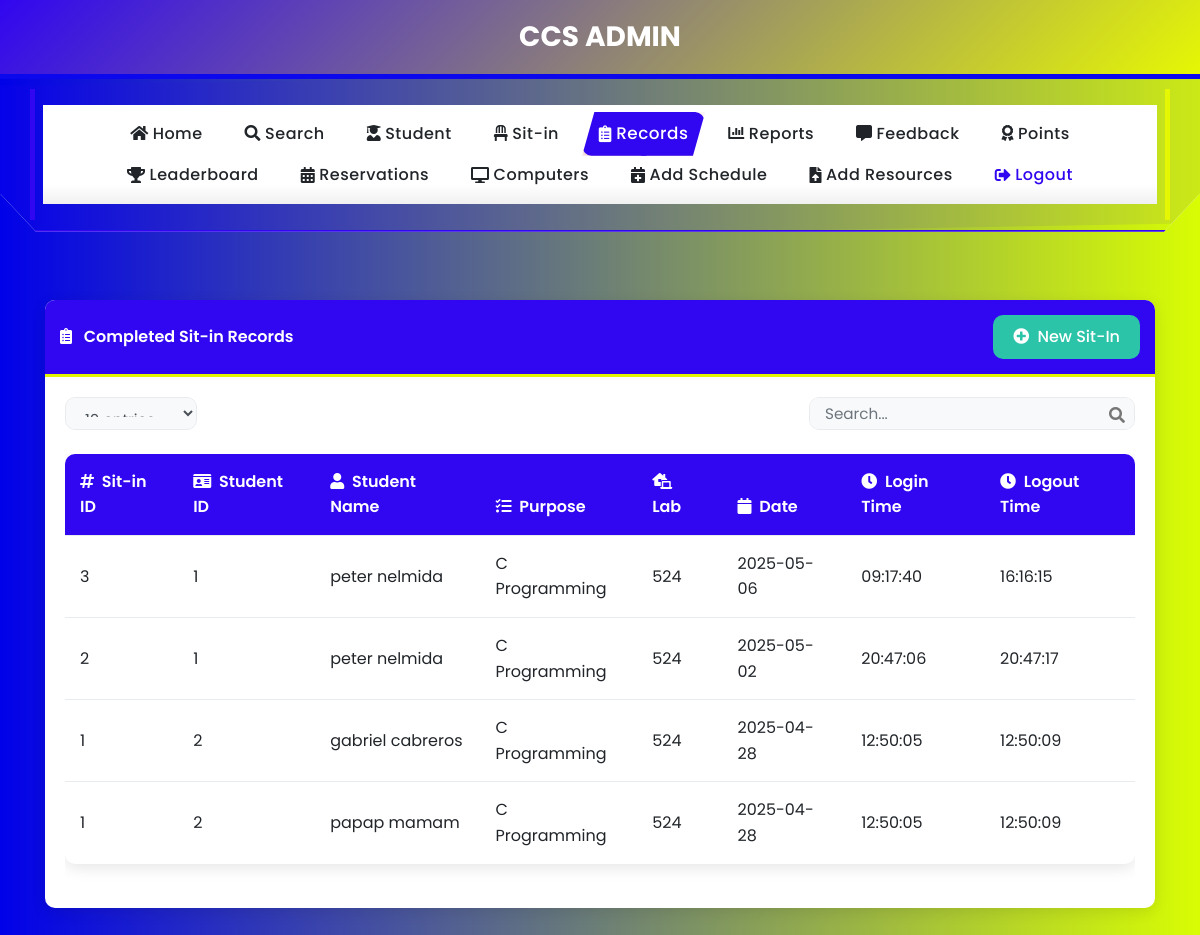
The page /current_sitins (signed in) on the database as committed earlier.
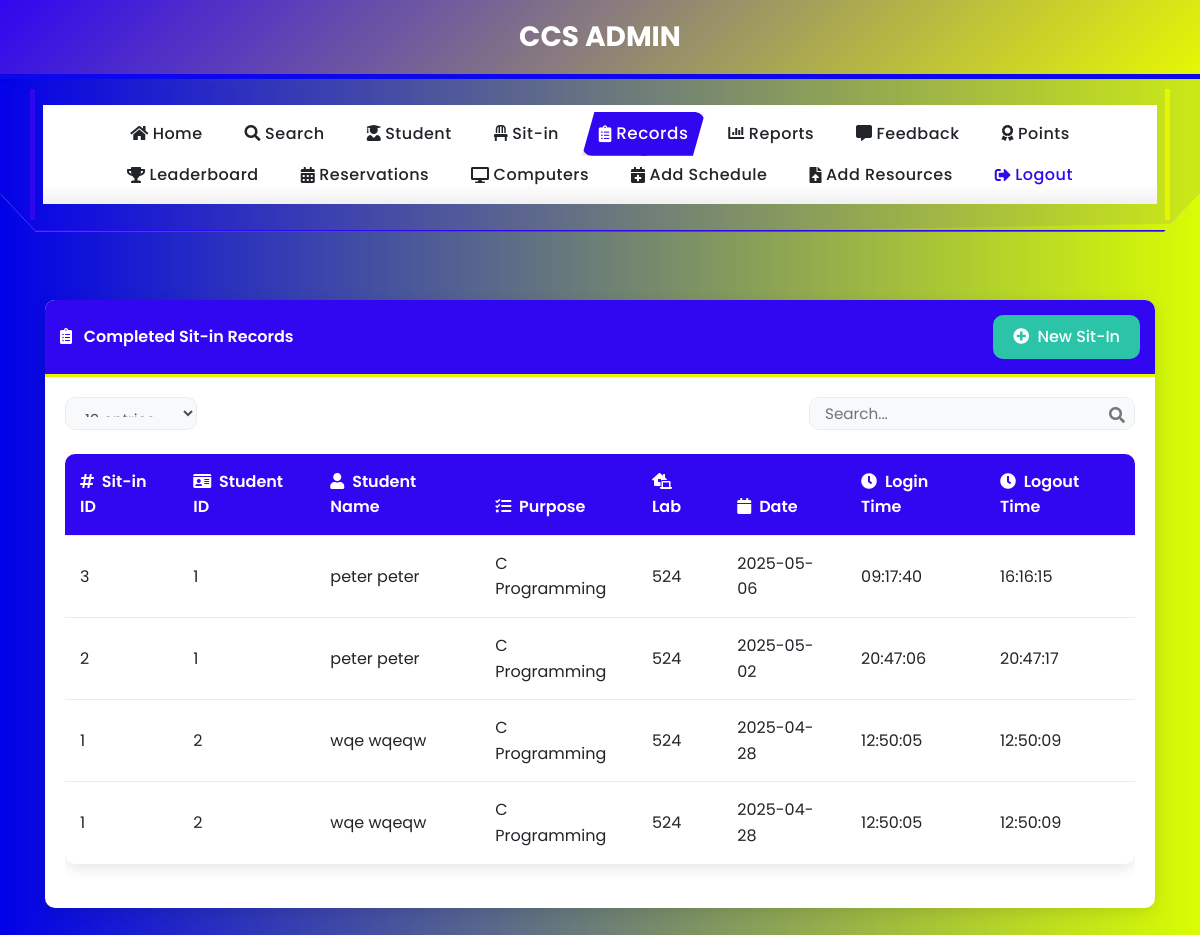
The same page on the database as committed later.
### tables this page shows
CREATE TABLE sitins (
                id INTEGER PRIMARY KEY,
                student_id TEXT,
                lab_number TEXT,
                purpose TEXT,
                login_date TEXT DEFAULT (date('now', 'localtime')),
                login_time TEXT,
                logout_time TEXT,
                status TEXT,
                timestamp DATETIME DEFAULT CURRENT_TIMESTAMP,
                feedback TEXT,
                feedback_response TEXT,
                created_at TEXT, subject TEXT, professor TEXT,
                FOREIGN KEY (student_id) REFERENCES users (idno)
            );

CREATE TABLE users
(id INTEGER PRIMARY KEY AUTOINCREMENT,
idno varchar(50),
lastname varchar(80),
firstname varchar(80),
middlename varchar(80),
course varchar(50),
year_level varchar(50),
email varchar(60),
username varchar(80),
password varchar(90), remaining_sessions INTEGER DEFAULT 30, is_admin INTEGER DEFAULT 0, profile_image TEXT, role TEXT DEFAULT 'user', points INTEGER DEFAULT 0);

### app.py (the view)
@app.route('/current_sitins')
def current_sitins():
    if 'admin' not in session:
        return redirect(url_for('login'))
    try:
        conn = get_db_connection()
        cursor = conn.cursor()
        cursor.execute('SELECT COUNT(*) as count FROM sitins WHERE logout_time IS NULL')
        active_count = cursor.fetchone()['count']
        cursor.execute('''
            SELECT s.id AS sitin_id, s.student_id, s.lab_number, s.purpose, s.timestamp,
                   s.login_date, s.login_time, s.logout_time, s.status,
                   u.firstname, u.lastname, u.course
            FROM sitins s
            JOIN users u ON s.student_id = u.idno
            WHERE s.logout_time IS NOT NULL
            ORDER BY s.timestamp DESC
        ''')
        sitins = cursor.fetchall()
        cursor.execute('''
            SELECT purpose, COUNT(*) as count
            FROM sitins
            WHERE logout_time IS NOT NULL
            GROUP BY purpose
        ''')
        purpose_stats = cursor.fetchall()
        cursor.execute('''
            SELECT lab_number, COUNT(*) as count
            FROM sitins
            WHERE logout_time IS NOT NULL
            GROUP BY lab_number
        ''')
        lab_stats = cursor.fetchall()
        lab_numbers = ['524', '526', '528', '530', '542', '544']
        lab_data = [0, 0, 0, 0, 0, 0]
        for stat in lab_stats:
            if stat['lab_number'] in lab_numbers:
                idx = lab_numbers.index(stat['lab_number'])
                lab_data[idx] = stat['count']
        purpose_labels = ['C Programming', 'C# Programming', 'Java Programming', '.NET Programming', 'PHP Programming', 'Python Programming']
        purpose_data = [0, 0, 0, 0, 0, 0]
        for stat in purpose_stats:
            if stat['purpose'] in purpose_labels:
                idx = purpose_labels.index(stat['purpose'])
                purpose_data[idx] = stat['count']
        conn.close()
        sitins_list = []
        for sitin in sitins:
            sitin_dict = {key: sitin[key] for key in sitin.keys()}
            sitins_list.append(sitin_dict)
        return render_template('current_sitins.html',
                              sitins=sitins_list,
                              active_count=active_count,
                              active_sitins=[],  # Empty list since we don't want to show active sit-ins here
                              purpose_stats=purpose_stats,
                              lab_stats=lab_stats,
                              lab_data=lab_data,
                              purpose_data=purpose_data)
    except Exception as e:
        print(f"Error fetching sit-ins: {str(e)}")
        return render_template('current_sitins.html', sitins=[], error=str(e))

### app.py (called while the page is built, shortened)
def get_db_connection():
    conn = sqlite3.connect('students.db', timeout=30)
    conn.execute("PRAGMA journal_mode=WAL")  # Use Write-Ahead Logging
    conn.row_factory = sqlite3.Row
    try:
        cursor = conn.cursor()
        cursor.execute("PRAGMA table_info(users)")
        columns = [column[1] for column in cursor.fetchall()]
        cursor.execute("PRAGMA table_info(sitins)")
        sitins_columns = [column[1] for column in cursor.fetchall()]
    except Exception as e:
        print(f"Error in get_db_connection: {str(e)}")
    return conn

### templates/current_sitins.html (shortened to what the changed rows need)
<!DOCTYPE html>
<html lang="en">
<head>
    <link rel="stylesheet" href="https://stackpath.bootstrapcdn.com/bootstrap/4.5.2/css/bootstrap.min.css">
    <link rel="stylesheet" href="https://cdnjs.cloudflare.com/ajax/libs/font-awesome/5.15.3/css/all.min.css">
    <link rel="stylesheet" href="{{ url_for('static', filename='css/navbar.css') }}">
</head>
<body>
    <div class="container py-5">
        <div class="row">
            <div class="col-md-12">
                <div class="card">
                    <div class="card-body">
                        <div class="table-responsive">
                            <table class="table table-hover">
                                <thead>
                                    <tr>
                                        <th><i class="fas fa-hashtag mr-1"></i> Sit-in ID</th>
                                        <th><i class="fas fa-id-card mr-1"></i> Student ID</th>
                                        <th><i class="fas fa-user mr-1"></i> Student Name</th>
                                        <th><i class="fas fa-tasks mr-1"></i> Purpose</th>
                                        <th><i class="fas fa-laptop-house mr-1"></i> Lab</th>
                                        <th><i class="fas fa-calendar mr-1"></i> Date</th>
                                        <th><i class="fas fa-clock mr-1"></i> Login Time</th>
                                        <th><i class="fas fa-clock mr-1"></i> Logout Time</th>
                                    </tr>
                                </thead>
                                <tbody>
                                    {% if sitins %}
                                        {% for sitin in sitins %}
                                            <tr>
                                                <td>{{ sitin.sitin_id }}</td>
                                                <td>{{ sitin.student_id }}</td>
                                                <td>{{ sitin.firstname }} {{ sitin.lastname }}</td>
                                                <td>{{ sitin.purpose }}</td>
                                                <td>{{ sitin.lab_number }}</td>
                                                <td>{{ sitin.login_date if sitin.login_date else 'N/A' }}</td>
                                                <td>{{ sitin.login_time if sitin.login_time else 'N/A' }}</td>
                                                <td>{{ sitin.logout_time if sitin.logout_time else 'N/A' }}</td>
                                            </tr>
                                        {% endfor %}
                                    {% endif %}
                                </tbody>
                            </table>
                        </div>
                    </div>
                </div>
            </div>
        </div>
    </div>
</body>
</html>

Rows that differ between the two databases and show on the page:
changed through a linked row, sitins id 3: lastname "nelmida" → "peter"
changed through a linked row, sitins id 2: lastname "nelmida" → "peter"
changed through a linked row, sitins id 1: firstname "gabriel" → "wqe"; lastname "cabreros" → "wqeqw"; firstname "papap" → "wqe"; lastname "mamam" → "wqeqw"
